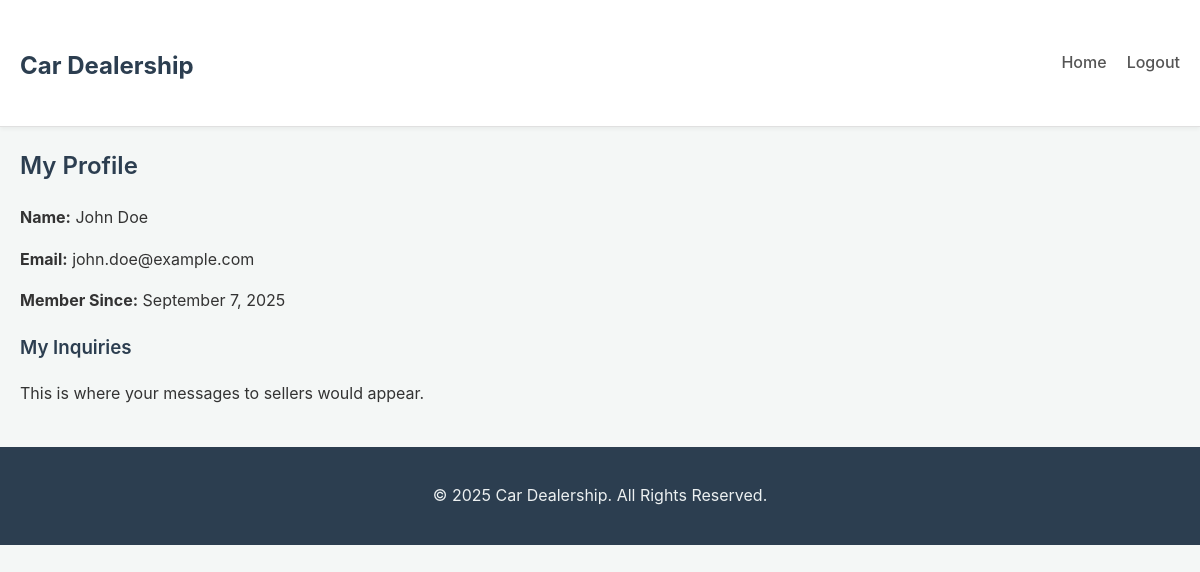
The app's page /profile.php (signed in) with its own data.
### tables this page shows
CREATE TABLE `users` (
  `id` int(11) NOT NULL AUTO_INCREMENT,
  `name` varchar(100) NOT NULL,
  `email` varchar(100) NOT NULL,
  `password` varchar(255) NOT NULL,
  `registration_date` timestamp NOT NULL DEFAULT current_timestamp(),
  PRIMARY KEY (`id`),
  UNIQUE KEY `email` (`email`)
);

### functions.php (called while the page is built, shortened)
<?php
function _e(?string $string): string {
    return htmlspecialchars($string ?? '', ENT_QUOTES, 'UTF-8');
}
?>

### profile.php (the view, shortened to what this page needs)
<?php
require_once 'functions.php';
$stmt = $pdo->prepare("SELECT name, email, registration_date FROM users WHERE id = :id");
$stmt->execute([':id' => $_SESSION['user_id']]);
$user = $stmt->fetch();
?>
<!DOCTYPE html>
<html lang="en">
<head>
    <link rel="stylesheet" href="style.css">
</head>
<body>
    <header>
        <div class="container">
            <h1><a href="index.php">Car Dealership</a></h1>
            <nav>
                <ul>
                    <li><a href="index.php">Home</a></li>
                    <li><a href="logout.php">Logout</a></li>
                </ul>
            </nav>
        </div>
    </header>
    <main class="container">
        <div class="profile-page">
            <h2>My Profile</h2>
            <div class="profile-details">
                <p><strong>Name:</strong> <?= _e($user['name']) ?></p>
                <p><strong>Email:</strong> <?= _e($user['email']) ?></p>
                <p><strong>Member Since:</strong> <?= date("F j, Y", strtotime($user['registration_date'])) ?></p>
            </div>
            <h3>My Inquiries</h3>
            <p>This is where your messages to sellers would appear.</p>
        </div>
    </main>
    <footer>
        <div class="container">
            <p>&copy; <?= date('Y') ?> Car Dealership. All Rights Reserved.</p>
        </div>
    </footer>
</body>
</html>

### style.css (style rules this page uses)
body { font-family: -apple-system, BlinkMacSystemFont, "Segoe UI", Roboto, "Helvetica Neue", Arial, sans-serif; line-height: 1.6; color: #333; background-color: #f4f7f6; margin: 0; padding: 0; }
.container { max-width: 1200px; margin: 0 auto; padding: 0 20px; }
a { color: #007bff; text-decoration: none; }
h1, h2, h3 { font-weight: 600; color: #2c3e50; }
header { background-color: #ffffff; padding: 1rem 0; border-bottom: 1px solid #e0e0e0; box-shadow: 0 2px 4px rgba(0,0,0,0.05); }
header .container { display: flex; justify-content: space-between; align-items: center; }
header h1 a { color: #2c3e50; font-size: 1.5rem; font-weight: 700; }
header nav ul { margin: 0; padding: 0; list-style: none; display: flex; gap: 20px; }
header nav a { color: #555; font-weight: 500; }
main { padding: 40px 0; }
footer { background-color: #2c3e50; color: #ecf0f1; text-align: center; padding: 20px 0; margin-top: 40px; }

### records on screen
users: name "John Doe", email "john.doe@example.com", registration_date "September 7, 2025"
